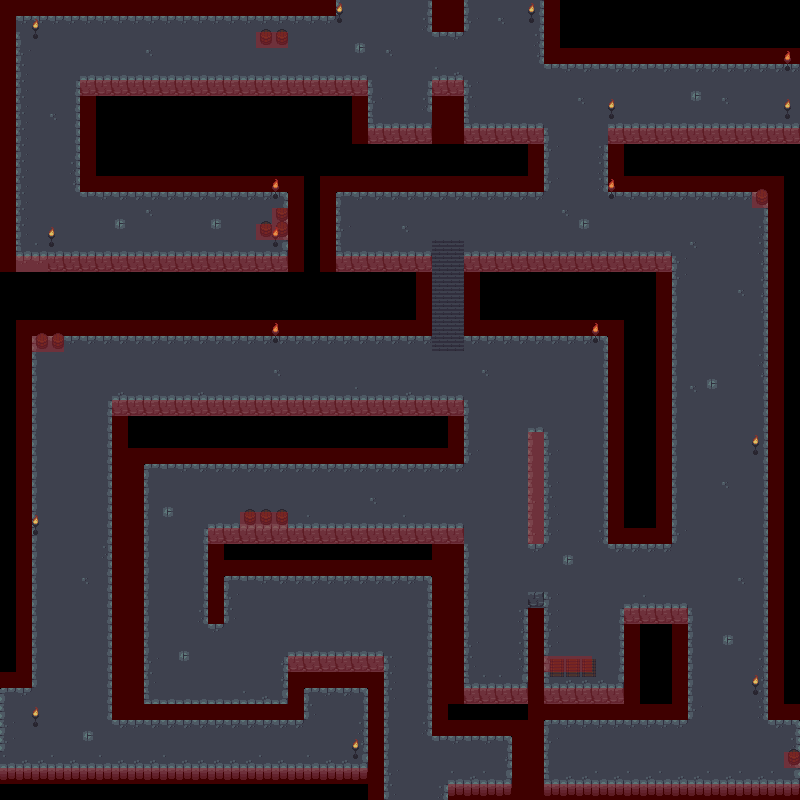

A 2D game scene composited from a Tiled map and its tileset images. What follows is a short description and the map's XML, with each tile layer's data collapsed to a summary:
An orthogonal 50x50 tile map with 16x16 px tiles, 5 tile layers (ground, ground top, object, object top, ...), 2 tilesets.

<map version="1.0" orientation="orthogonal" renderorder="right-down" width="50" height="50" tilewidth="16" tileheight="16" nextobjectid="1">
 <tileset firstgid="1" name="dungeon_tiles" tilewidth="16" tileheight="16" tilecount="552" columns="23">
  <image source="../tilesets/dungeon_tiles.png" width="368" height="384" />
 </tileset>
 <tileset firstgid="553" name="collision" tilewidth="16" tileheight="16" tilecount="4" columns="2">
  <image source="../tilesets/collision.png" width="32" height="32" />
 </tileset>
 <layer name="ground" width="50" height="50">
  <data>[2500 cells, 1622 non-empty, 33 distinct tile ids]</data>
 </layer>
 <layer name="ground top" width="50" height="50">
  <data>[2500 cells, 0 non-empty, 0 distinct tile ids]</data>
 </layer>
 <layer name="object" width="50" height="50">
  <data>[2500 cells, 14 non-empty, 6 distinct tile ids]</data>
 </layer>
 <layer name="object top" width="50" height="50">
  <data>[2500 cells, 78 non-empty, 11 distinct tile ids]</data>
 </layer>
 <layer name="collision" width="50" height="50" opacity="0.25">
  <data>[2500 cells, 619 non-empty, 1 distinct tile ids]</data>
 </layer>
</map>
